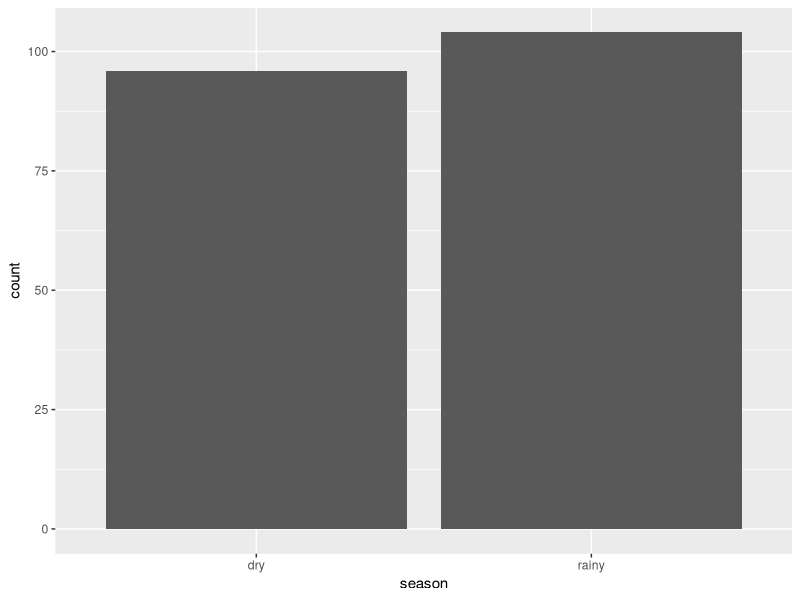
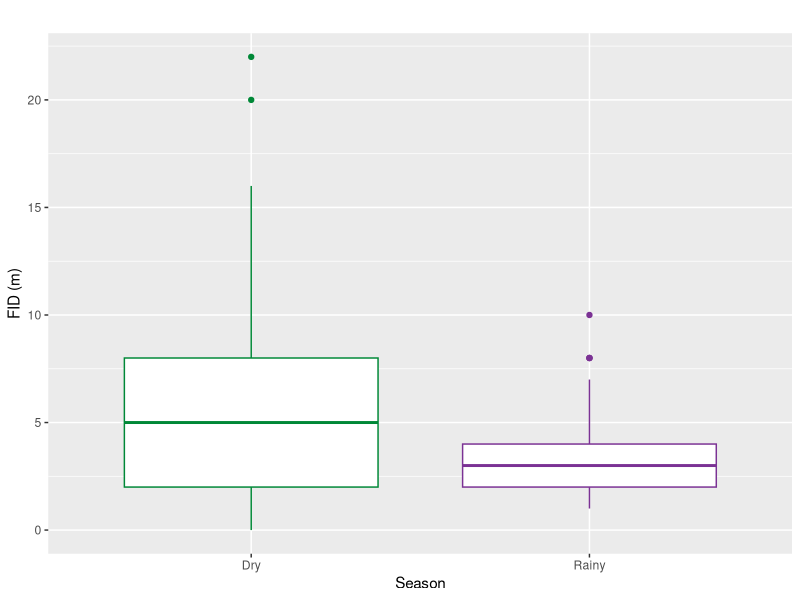

The R script that drew these images, in order:
## ---- chunk 1
knitr::opts_chunk$set(echo = TRUE)
## ---- chunk 2

library(ggplot2)# graphs 

## ---- chunk 3

# charging dataset
data_monitor <- read.csv("DATA/pro/data_all.csv", header= T, sep = ";")
#View(data_monitor)

###### EXCLUDE OBS OTHER THAN V SALVATOR ######
data_monitor = data_monitor[(data_monitor$sp=="V_salva" ) ,]
#View(data_monitor)

###### EXCLUDE OBS WITHOUT FID  ###### 
data_monitor = data_monitor[!is.na(data_monitor$FIDi),]
#View(data_monitor)

###### EXCLUDE OBS WITHOUT SIZE  ###### 
data_monitor = data_monitor[!is.na(data_monitor$size),]
#View(data_monitor)

###### EXCLUDE OBS WITHOUT DISTANCE TO SHELTER  ###### 
data_monitor = data_monitor[!is.na(data_monitor$d_fr_refug),]
#View(data_monitor)

##### ROUND FID FOR DRY SEASON #####

#round to 1 to be coherent with rainy season analyses 
data_monitor[(data_monitor$season=="dry" ) ,]$FIDi = round(data_monitor[(data_monitor$season=="dry" ) ,]$FIDi) # 0.5 is rounded down 

#View(data_monitor)

## ---- chunk 4

summary(data_monitor[(data_monitor$season== "dry" ) ,]$FIDi) #mean FID 5.5
sd(data_monitor[(data_monitor$season== "dry" ) ,]$FIDi) # sd 4.5

summary(data_monitor[(data_monitor$season== "rainy" ) ,]$FIDi) #mean FID 3.1
sd(data_monitor[(data_monitor$season== "rainy" ) ,]$FIDi) # sd 1.9

## ---- chunk 5

table(data_monitor$season) 

ggplot(data_monitor, aes(x=season)) + 
  geom_bar()

## ---- chunk 6

kruskal.test(data_monitor$FIDi~as.factor(data_monitor$season), data=data_monitor) #P = 0.0001

## ---- chunk 7

season.colors <- c(dry = "#008837", rainy = "#7b3294") # set the colors 
p = ggplot(data = data_monitor)+ # data
    geom_boxplot(mapping = aes(x = season, y = FIDi, color = season))+ # boxplot, variables and color by season
    scale_color_manual(values = season.colors)+ # add the colors 
    theme(legend.position="none") # remove the legend
p = p + labs(x = "Season", # x axis name
    y = "FID (m)", # y axis name 
    title ="") + # no title
    scale_x_discrete(labels=c("dry" = "Dry", 
                              "rainy" = "Rainy")) # add caps on the name of the variables 
p
